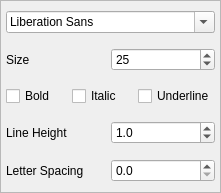
<?xml version="1.0" encoding="UTF-8"?>
<ui version="4.0">
 <class>FontPanel</class>
 <widget class="QWidget" name="FontPanel">
  <property name="geometry">
   <rect>
    <x>0</x>
    <y>0</y>
    <width>221</width>
    <height>193</height>
   </rect>
  </property>
  <property name="windowTitle">
   <string>Form</string>
  </property>
  <layout class="QVBoxLayout" name="verticalLayout">
   <property name="spacing">
    <number>0</number>
   </property>
   <property name="leftMargin">
    <number>0</number>
   </property>
   <property name="topMargin">
    <number>0</number>
   </property>
   <property name="rightMargin">
    <number>0</number>
   </property>
   <property name="bottomMargin">
    <number>0</number>
   </property>
   <item>
    <widget class="QFrame" name="frame">
     <property name="sizePolicy">
      <sizepolicy hsizetype="Expanding" vsizetype="Expanding">
       <horstretch>0</horstretch>
       <verstretch>0</verstretch>
      </sizepolicy>
     </property>
     <property name="frameShape">
      <enum>QFrame::StyledPanel</enum>
     </property>
     <property name="frameShadow">
      <enum>QFrame::Plain</enum>
     </property>
     <layout class="QVBoxLayout" name="verticalLayout_9">
      <property name="spacing">
       <number>0</number>
      </property>
      <property name="leftMargin">
       <number>0</number>
      </property>
      <property name="topMargin">
       <number>0</number>
      </property>
      <property name="rightMargin">
       <number>0</number>
      </property>
      <property name="bottomMargin">
       <number>0</number>
      </property>
      <item>
       <layout class="QHBoxLayout" name="horizontalLayout_11">
        <property name="leftMargin">
         <number>5</number>
        </property>
        <property name="topMargin">
         <number>5</number>
        </property>
        <property name="rightMargin">
         <number>5</number>
        </property>
        <property name="bottomMargin">
         <number>5</number>
        </property>
        <item>
         <widget class="QFontComboBox" name="fontComboBox">
          <property name="sizePolicy">
           <sizepolicy hsizetype="Expanding" vsizetype="Fixed">
            <horstretch>0</horstretch>
            <verstretch>0</verstretch>
           </sizepolicy>
          </property>
          <property name="minimumSize">
           <size>
            <width>150</width>
            <height>0</height>
           </size>
          </property>
          <property name="maximumSize">
           <size>
            <width>1500</width>
            <height>16777215</height>
           </size>
          </property>
          <property name="styleSheet">
           <string notr="true"/>
          </property>
          <property name="currentFont">
           <font>
            <family>Helvetica</family>
            <weight>50</weight>
            <bold>false</bold>
           </font>
          </property>
         </widget>
        </item>
       </layout>
      </item>
      <item>
       <layout class="QHBoxLayout" name="horizontalLayout_6">
        <property name="leftMargin">
         <number>5</number>
        </property>
        <property name="topMargin">
         <number>5</number>
        </property>
        <property name="rightMargin">
         <number>5</number>
        </property>
        <property name="bottomMargin">
         <number>5</number>
        </property>
        <item>
         <widget class="QLabel" name="label_3">
          <property name="text">
           <string>Size</string>
          </property>
         </widget>
        </item>
        <item>
         <widget class="QSpinBox" name="fontSize">
          <property name="suffix">
           <string/>
          </property>
          <property name="maximum">
           <number>1000</number>
          </property>
          <property name="value">
           <number>25</number>
          </property>
         </widget>
        </item>
       </layout>
      </item>
      <item>
       <layout class="QHBoxLayout" name="horizontalLayout_12">
        <property name="leftMargin">
         <number>5</number>
        </property>
        <property name="topMargin">
         <number>5</number>
        </property>
        <property name="rightMargin">
         <number>5</number>
        </property>
        <property name="bottomMargin">
         <number>5</number>
        </property>
        <item>
         <widget class="QCheckBox" name="bold">
          <property name="text">
           <string>Bold</string>
          </property>
         </widget>
        </item>
        <item>
         <widget class="QCheckBox" name="italic">
          <property name="text">
           <string>Italic</string>
          </property>
         </widget>
        </item>
        <item>
         <widget class="QCheckBox" name="underline">
          <property name="text">
           <string>Underline</string>
          </property>
         </widget>
        </item>
       </layout>
      </item>
      <item>
       <layout class="QHBoxLayout" name="horizontalLayout_10">
        <property name="leftMargin">
         <number>5</number>
        </property>
        <property name="topMargin">
         <number>5</number>
        </property>
        <property name="rightMargin">
         <number>5</number>
        </property>
        <property name="bottomMargin">
         <number>5</number>
        </property>
        <item>
         <widget class="QLabel" name="label_5">
          <property name="text">
           <string>Line Height</string>
          </property>
         </widget>
        </item>
        <item>
         <widget class="QDoubleSpinBox" name="lineHeight">
          <property name="decimals">
           <number>1</number>
          </property>
          <property name="singleStep">
           <double>0.100000000000000</double>
          </property>
          <property name="value">
           <double>1.000000000000000</double>
          </property>
         </widget>
        </item>
       </layout>
      </item>
      <item>
       <layout class="QHBoxLayout" name="horizontalLayout_13">
        <property name="leftMargin">
         <number>5</number>
        </property>
        <property name="topMargin">
         <number>5</number>
        </property>
        <property name="rightMargin">
         <number>5</number>
        </property>
        <property name="bottomMargin">
         <number>5</number>
        </property>
        <item>
         <widget class="QLabel" name="label_7">
          <property name="text">
           <string>Letter Spacing</string>
          </property>
         </widget>
        </item>
        <item>
         <widget class="QDoubleSpinBox" name="letterSpacing">
          <property name="decimals">
           <number>1</number>
          </property>
          <property name="singleStep">
           <double>0.100000000000000</double>
          </property>
         </widget>
        </item>
       </layout>
      </item>
     </layout>
    </widget>
   </item>
  </layout>
 </widget>
 <resources/>
 <connections/>
</ui>
